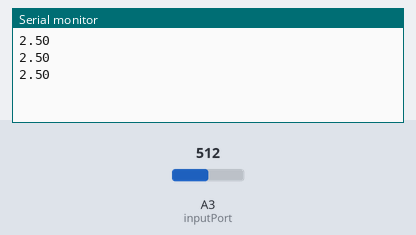
The sketch below on a simulated Arduino Uno, built with avr-gcc and run on an emulated ATmega328P. Parts: the last lines printed to the serial monitor. The inputs (shaded band) are chosen by the test bench; at power-on: A3 (inputPort) = 512.

Above: at 1.4 s.
1.5 s: A3 (inputPort) set to 716
At 2.2 s:
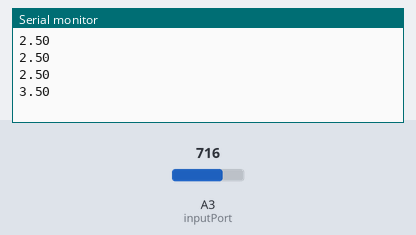
3.0 s: A3 (inputPort) set to 900
At 5.5 s:
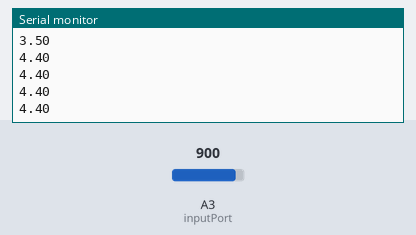
Timing chart, 0 to 7.0 s (numbered marks = the images above; inputs shaded):
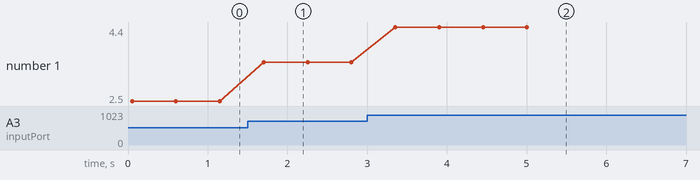

The sketch:

circuitAnalysis.ino
```cpp
int inputPort = A3;
int delayTime = 500;
int bitVoltage;
float realVoltage;
float bitConverter = (5. / 1023.);
int count = 0;

void setup() {
  // put your setup code here, to run once:
  pinMode(inputPort, INPUT);
  Serial.begin(9600);
}

void loop() {
  // put your main code here, to run repeatedly:
  while (count < 10) {
    delay(50);
    bitVoltage = analogRead(inputPort);
    realVoltage = bitConverter * bitVoltage;
    Serial.println(realVoltage);
    count++;
    delay(delayTime);
  }
  // continue running the program outside the loop
}
```

Measured:
- after the input at 1.5 s, the serial monitor: prints a new line after 0.20 s (image 1)
- after the input at 3.0 s, the serial monitor: prints a new line after 0.35 s (image 2)
- plotted number 1: 2.5 → 3.5 after the input at 1.5 s, 3.5 → 4.4 after the input at 3.0 s
